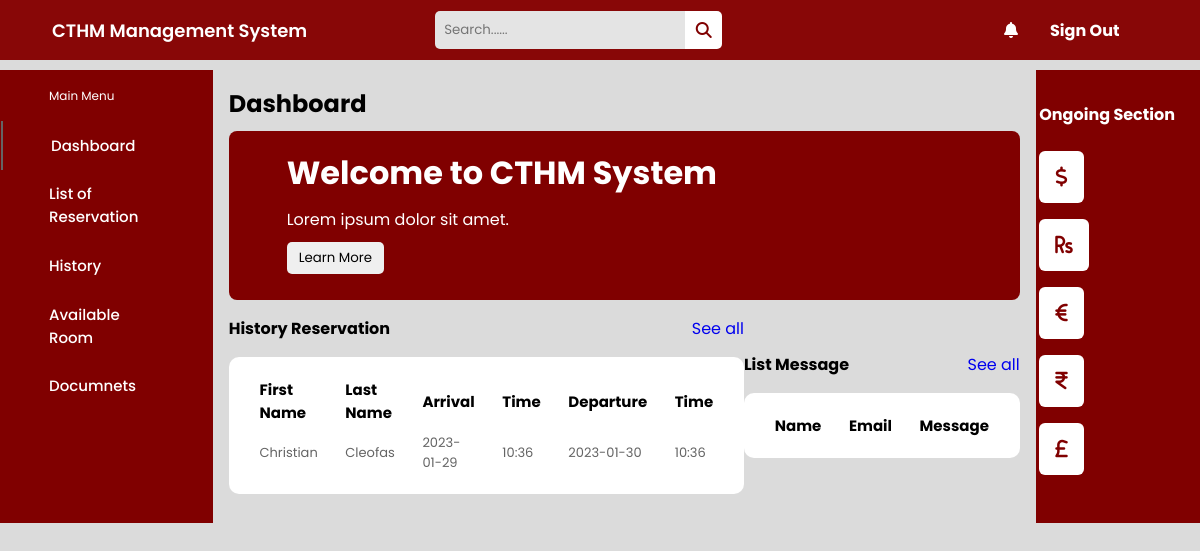
Before: /Dashboard/dashboard (signed in) with the older database file.
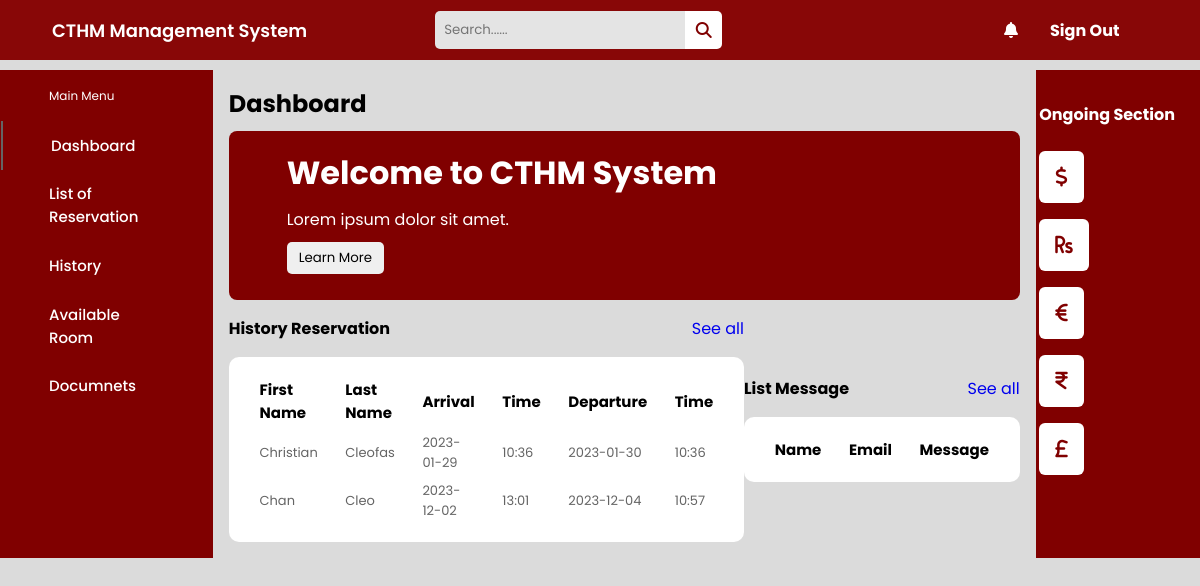
After: the same page with the newer database file.
### HomePage/models.py (models this page shows, shortened)
class Reservation(models.Model):
    fname = models.CharField(max_length=50)
    lname = models.CharField(max_length=50)
    address = models.CharField(max_length=70)
    city = models.CharField(max_length=70)
    province = models.CharField(max_length=70)
    postal = models.CharField(max_length=50)
    email = models.CharField(max_length=50)
    phone = models.CharField(max_length=50)
    arrival_date = models.CharField(max_length=50)
    arrival_time = models.CharField(max_length=50)
    departure_date = models.CharField(max_length=50)
    departure_time = models.CharField(max_length=50)
    number_person = models.CharField(max_length=50)
    message = models.CharField(max_length=80)

### Dashboard/views.py (the view)
# urls.py: path('dashboard', views.dashboard, name='dashboard'),
def dashboard(request):
    return render(request, 'Dashboard/dashboard.html', {
        'reservation': Reservation.objects.all(),
        'contact': Contact.objects.all(),
    })

### Dashboard/templates/Dashboard/dashboard.html (shortened to what this page needs)
{% load static %}
<!DOCTYPE html>
<html lang="en">
<head>
  <link rel="stylesheet" href="{% static 'css/dashboards.css' %}">
  <link rel="stylesheet" href="https://cdnjs.cloudflare.com/ajax/libs/font-awesome/6.2.0/css/all.min.css" />
</head>
<body>
  {% if user.is_authenticated %}
  <header class="header">
    <div class="logo">
      <a href="#">CTHM Management System</a>
      <div class="search_box">
        <input type="text" placeholder="Search......">
        <i class="fa-sharp fa-solid fa-magnifying-glass"></i>
      </div>
    </div>
    <div class="header-icons">
      <i class="fas fa-bell"></i>
      <div class="account">
        <form action="signout" method="POST">
          <a href=""><h4>Sign Out</h4></a>
        </form>
      </div>
    </div>
  </header>
  <div class="container">
    <nav style="background-color: maroon;">
      <div class="side_navbar" style="color: #ffff;">
        <span style="color: #fff;">Main Menu</span>
        <a style="color: #ffff;" href="{% url 'dashboard' %}" class="active">Dashboard</a>
        <a style="color: #ffff;" href="{% url 'list' %}">List of Reservation</a>
        <a style="color: #ffff;" href="#">History</a>
        <a style="color: #ffff;" href="#">Available Room</a>
        <a style="color: #ffff;" href="#">Documnets</a>
      </div>
    </nav>
    <div class="main-body">
      <h2>Dashboard</h2>
      <div class="promo_card">
        <h1>Welcome to CTHM System</h1>
        <span>Lorem ipsum dolor sit amet.</span>
        <button>Learn More</button>
      </div>
      <div class="history_lists">
        <div class="list1">
              <div class="row">
                  <h4>History Reservation</h4>
                  <a href="#">See all</a>
            </div>
            <table>
              <thead>
                  <tr>
                      <th>First Name</th>
                      <th>Last Name</th>
                      <th>Arrival</th>
                      <th>Time</th>
                      <th>Departure</th>
                      <th>Time</th>
                  </tr>
              </thead>
              {% if reservation %}
              <tbody>
                  {% for item in reservation %}
                  <tr>
                      <td>{{ item.fname }}</td>
                      <td>{{ item.lname }}</td>
                      <td>{{ item.arrival_date }}</td>
                      <td>{{ item.arrival_time }}</td>
                      <td>{{ item.departure_date }}</td>
                      <td>{{ item.departure_time }}</td>
                  </tr>
                  {% endfor %}
              </tbody>
              {% endif %}
          </table>
    </div>
        <div class="list2">
          <div class="row">
            <h4>List Message</h4>
            <a href="#">See all</a>
          </div>
          <table>
            <thead>
              <tr>
                <th>Name</th>
                <th>Email</th>
                <th>Message</th>
              </tr>
            </thead>
          </table>
        </div>
      </div>
    </div>
    <div class="sidebar">
      <h4>Ongoing Section</h4>
      <div class="balance">
        <i class="fas fa-dollar icon"></i>
      </div>
      <div class="balance">
        <i class="fa-solid fa-rupee-sign icon"></i>
      </div>
      <div class="balance">
        <i class="fas fa-euro icon"></i>
      </div>
      <div class="balance">
        <i class="fa-solid fa-indian-rupee-sign icon"></i>
      </div>
      <div class="balance">
        <i class="fa-solid fa-sterling-sign icon"></i>
      </div>
    </div>
  </div>
  {% endif %}
</body>
</html>

Changed rows visible on the page:
added Reservation: fname "Chan", lname "Cleo", arrival_date "2023-12-02", arrival_time "13:01", departure_date "2023-12-04", departure_time "10:57"
